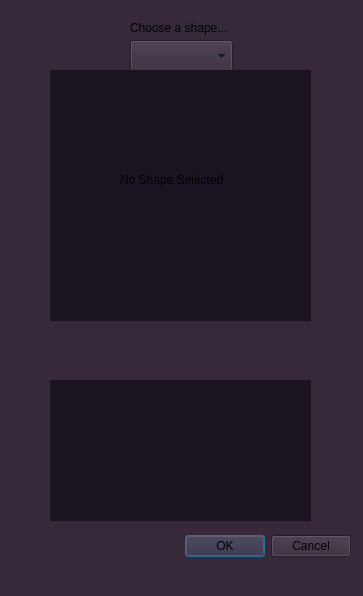
<?xml version="1.0" encoding="UTF-8"?>
<ui version="4.0">
 <class>ShapeEditor</class>
 <widget class="QDialog" name="ShapeEditor">
  <property name="geometry">
   <rect>
    <x>0</x>
    <y>0</y>
    <width>363</width>
    <height>596</height>
   </rect>
  </property>
  <property name="windowTitle">
   <string>Dialog</string>
  </property>
  <property name="styleSheet">
   <string notr="true">background-color : rgb(53, 41, 58)</string>
  </property>
  <widget class="QDialogButtonBox" name="buttonBox">
   <property name="geometry">
    <rect>
     <x>10</x>
     <y>530</y>
     <width>341</width>
     <height>32</height>
    </rect>
   </property>
   <property name="orientation">
    <enum>Qt::Horizontal</enum>
   </property>
   <property name="standardButtons">
    <set>QDialogButtonBox::Cancel|QDialogButtonBox::Ok</set>
   </property>
  </widget>
  <widget class="QComboBox" name="shapeType">
   <property name="geometry">
    <rect>
     <x>130</x>
     <y>40</y>
     <width>103</width>
     <height>32</height>
    </rect>
   </property>
  </widget>
  <widget class="QLabel" name="label">
   <property name="geometry">
    <rect>
     <x>130</x>
     <y>20</y>
     <width>141</width>
     <height>16</height>
    </rect>
   </property>
   <property name="styleSheet">
    <string notr="true">font-color : rgb(35, 27, 33)</string>
   </property>
   <property name="text">
    <string>Choose a shape... </string>
   </property>
  </widget>
  <widget class="QStackedWidget" name="shapeDetails">
   <property name="geometry">
    <rect>
     <x>50</x>
     <y>70</y>
     <width>261</width>
     <height>251</height>
    </rect>
   </property>
   <property name="styleSheet">
    <string notr="true">background-color :rgb(27, 20, 32)</string>
   </property>
   <property name="currentIndex">
    <number>0</number>
   </property>
   <widget class="QWidget" name="stackedWidgetPage1" native="true">
    <widget class="QLabel" name="label_2">
     <property name="geometry">
      <rect>
       <x>70</x>
       <y>100</y>
       <width>121</width>
       <height>20</height>
      </rect>
     </property>
     <property name="text">
      <string>No Shape Selected</string>
     </property>
    </widget>
   </widget>
   <widget class="QWidget" name="stackedWidgetPage2" native="true">
    <widget class="QLabel" name="label_3">
     <property name="geometry">
      <rect>
       <x>110</x>
       <y>20</y>
       <width>58</width>
       <height>16</height>
      </rect>
     </property>
     <property name="text">
      <string>Line</string>
     </property>
    </widget>
    <widget class="QLabel" name="label_4">
     <property name="geometry">
      <rect>
       <x>40</x>
       <y>60</y>
       <width>58</width>
       <height>16</height>
      </rect>
     </property>
     <property name="text">
      <string>X1</string>
     </property>
    </widget>
    <widget class="QLabel" name="label_5">
     <property name="geometry">
      <rect>
       <x>200</x>
       <y>60</y>
       <width>58</width>
       <height>16</height>
      </rect>
     </property>
     <property name="text">
      <string>Y1</string>
     </property>
    </widget>
    <widget class="QLabel" name="label_6">
     <property name="geometry">
      <rect>
       <x>40</x>
       <y>130</y>
       <width>58</width>
       <height>16</height>
      </rect>
     </property>
     <property name="text">
      <string>X2</string>
     </property>
    </widget>
    <widget class="QLabel" name="label_7">
     <property name="geometry">
      <rect>
       <x>200</x>
       <y>130</y>
       <width>58</width>
       <height>16</height>
      </rect>
     </property>
     <property name="text">
      <string>Y2</string>
     </property>
    </widget>
    <widget class="QTextEdit" name="textEdit">
     <property name="geometry">
      <rect>
       <x>20</x>
       <y>80</y>
       <width>51</width>
       <height>41</height>
      </rect>
     </property>
     <property name="styleSheet">
      <string notr="true">background-color : rgb(190, 197, 154)</string>
     </property>
    </widget>
    <widget class="QTextEdit" name="textEdit_2">
     <property name="geometry">
      <rect>
       <x>180</x>
       <y>80</y>
       <width>51</width>
       <height>41</height>
      </rect>
     </property>
     <property name="styleSheet">
      <string notr="true">background-color : rgb(190, 197, 154)</string>
     </property>
    </widget>
    <widget class="QTextEdit" name="textEdit_3">
     <property name="geometry">
      <rect>
       <x>20</x>
       <y>160</y>
       <width>51</width>
       <height>41</height>
      </rect>
     </property>
     <property name="styleSheet">
      <string notr="true">background-color : rgb(190, 197, 154)</string>
     </property>
    </widget>
    <widget class="QTextEdit" name="textEdit_4">
     <property name="geometry">
      <rect>
       <x>180</x>
       <y>160</y>
       <width>51</width>
       <height>41</height>
      </rect>
     </property>
     <property name="styleSheet">
      <string notr="true">background-color : rgb(190, 197, 154)</string>
     </property>
    </widget>
   </widget>
   <widget class="QWidget" name="stackedWidgetPage3" native="true">
    <widget class="QLabel" name="label_8">
     <property name="geometry">
      <rect>
       <x>100</x>
       <y>30</y>
       <width>58</width>
       <height>16</height>
      </rect>
     </property>
     <property name="text">
      <string>Polyline</string>
     </property>
    </widget>
    <widget class="QLabel" name="label_9">
     <property name="geometry">
      <rect>
       <x>30</x>
       <y>60</y>
       <width>58</width>
       <height>16</height>
      </rect>
     </property>
     <property name="text">
      <string>X1</string>
     </property>
    </widget>
    <widget class="QLabel" name="label_10">
     <property name="geometry">
      <rect>
       <x>180</x>
       <y>60</y>
       <width>58</width>
       <height>16</height>
      </rect>
     </property>
     <property name="text">
      <string>Y1</string>
     </property>
    </widget>
    <widget class="QLabel" name="label_11">
     <property name="geometry">
      <rect>
       <x>30</x>
       <y>120</y>
       <width>58</width>
       <height>16</height>
      </rect>
     </property>
     <property name="text">
      <string>X2</string>
     </property>
    </widget>
    <widget class="QLabel" name="label_12">
     <property name="geometry">
      <rect>
       <x>180</x>
       <y>120</y>
       <width>58</width>
       <height>16</height>
      </rect>
     </property>
     <property name="text">
      <string>Y2</string>
     </property>
    </widget>
    <widget class="QLabel" name="label_13">
     <property name="geometry">
      <rect>
       <x>30</x>
       <y>180</y>
       <width>58</width>
       <height>16</height>
      </rect>
     </property>
     <property name="text">
      <string>X3</string>
     </property>
    </widget>
    <widget class="QLabel" name="label_14">
     <property name="geometry">
      <rect>
       <x>180</x>
       <y>180</y>
       <width>58</width>
       <height>16</height>
      </rect>
     </property>
     <property name="text">
      <string>Y3</string>
     </property>
    </widget>
    <widget class="QTextEdit" name="textEdit_5">
     <property name="geometry">
      <rect>
       <x>20</x>
       <y>80</y>
       <width>51</width>
       <height>41</height>
      </rect>
     </property>
     <property name="styleSheet">
      <string notr="true">background-color : rgb(190, 197, 154)</string>
     </property>
    </widget>
    <widget class="QTextEdit" name="textEdit_6">
     <property name="geometry">
      <rect>
       <x>170</x>
       <y>80</y>
       <width>51</width>
       <height>41</height>
      </rect>
     </property>
     <property name="styleSheet">
      <string notr="true">background-color : rgb(190, 197, 154)</string>
     </property>
    </widget>
    <widget class="QTextEdit" name="textEdit_7">
     <property name="geometry">
      <rect>
       <x>20</x>
       <y>140</y>
       <width>51</width>
       <height>41</height>
      </rect>
     </property>
     <property name="styleSheet">
      <string notr="true">background-color : rgb(190, 197, 154)</string>
     </property>
    </widget>
    <widget class="QTextEdit" name="textEdit_8">
     <property name="geometry">
      <rect>
       <x>170</x>
       <y>140</y>
       <width>51</width>
       <height>41</height>
      </rect>
     </property>
     <property name="styleSheet">
      <string notr="true">background-color : rgb(190, 197, 154)</string>
     </property>
    </widget>
    <widget class="QTextEdit" name="textEdit_9">
     <property name="geometry">
      <rect>
       <x>20</x>
       <y>200</y>
       <width>51</width>
       <height>41</height>
      </rect>
     </property>
     <property name="styleSheet">
      <string notr="true">background-color : rgb(190, 197, 154)</string>
     </property>
    </widget>
    <widget class="QTextEdit" name="textEdit_10">
     <property name="geometry">
      <rect>
       <x>170</x>
       <y>200</y>
       <width>51</width>
       <height>41</height>
      </rect>
     </property>
     <property name="styleSheet">
      <string notr="true">background-color : rgb(190, 197, 154)</string>
     </property>
    </widget>
   </widget>
   <widget class="QWidget" name="stackedWidgetPage4" native="true">
    <widget class="QLabel" name="label_15">
     <property name="geometry">
      <rect>
       <x>100</x>
       <y>20</y>
       <width>71</width>
       <height>16</height>
      </rect>
     </property>
     <property name="text">
      <string>Rectangle</string>
     </property>
    </widget>
    <widget class="QLabel" name="label_16">
     <property name="geometry">
      <rect>
       <x>50</x>
       <y>50</y>
       <width>58</width>
       <height>16</height>
      </rect>
     </property>
     <property name="text">
      <string>X1</string>
     </property>
    </widget>
    <widget class="QLabel" name="label_17">
     <property name="geometry">
      <rect>
       <x>190</x>
       <y>50</y>
       <width>58</width>
       <height>16</height>
      </rect>
     </property>
     <property name="text">
      <string>Y1</string>
     </property>
    </widget>
    <widget class="QLabel" name="label_18">
     <property name="geometry">
      <rect>
       <x>190</x>
       <y>140</y>
       <width>58</width>
       <height>16</height>
      </rect>
     </property>
     <property name="text">
      <string>Y2</string>
     </property>
    </widget>
    <widget class="QLabel" name="label_19">
     <property name="geometry">
      <rect>
       <x>50</x>
       <y>140</y>
       <width>58</width>
       <height>16</height>
      </rect>
     </property>
     <property name="text">
      <string>X2</string>
     </property>
    </widget>
    <widget class="QTextEdit" name="textEdit_11">
     <property name="geometry">
      <rect>
       <x>30</x>
       <y>80</y>
       <width>51</width>
       <height>41</height>
      </rect>
     </property>
     <property name="styleSheet">
      <string notr="true">background-color : rgb(190, 197, 154)</string>
     </property>
    </widget>
    <widget class="QTextEdit" name="textEdit_12">
     <property name="geometry">
      <rect>
       <x>180</x>
       <y>80</y>
       <width>51</width>
       <height>41</height>
      </rect>
     </property>
     <property name="styleSheet">
      <string notr="true">background-color : rgb(190, 197, 154)</string>
     </property>
    </widget>
    <widget class="QTextEdit" name="textEdit_13">
     <property name="geometry">
      <rect>
       <x>30</x>
       <y>180</y>
       <width>51</width>
       <height>41</height>
      </rect>
     </property>
     <property name="styleSheet">
      <string notr="true">background-color : rgb(190, 197, 154)</string>
     </property>
    </widget>
    <widget class="QTextEdit" name="textEdit_14">
     <property name="geometry">
      <rect>
       <x>180</x>
       <y>180</y>
       <width>51</width>
       <height>41</height>
      </rect>
     </property>
     <property name="styleSheet">
      <string notr="true">background-color : rgb(190, 197, 154)</string>
     </property>
    </widget>
   </widget>
   <widget class="QWidget" name="stackedWidgetPage5" native="true">
    <widget class="QLabel" name="label_20">
     <property name="geometry">
      <rect>
       <x>110</x>
       <y>10</y>
       <width>58</width>
       <height>16</height>
      </rect>
     </property>
     <property name="text">
      <string>Ellipse</string>
     </property>
    </widget>
    <widget class="QLabel" name="label_21">
     <property name="geometry">
      <rect>
       <x>40</x>
       <y>70</y>
       <width>58</width>
       <height>16</height>
      </rect>
     </property>
     <property name="text">
      <string>X1</string>
     </property>
    </widget>
    <widget class="QLabel" name="label_22">
     <property name="geometry">
      <rect>
       <x>190</x>
       <y>70</y>
       <width>58</width>
       <height>16</height>
      </rect>
     </property>
     <property name="text">
      <string>Y1</string>
     </property>
    </widget>
    <widget class="QLabel" name="label_23">
     <property name="geometry">
      <rect>
       <x>40</x>
       <y>150</y>
       <width>58</width>
       <height>16</height>
      </rect>
     </property>
     <property name="text">
      <string>X2</string>
     </property>
    </widget>
    <widget class="QLabel" name="label_24">
     <property name="geometry">
      <rect>
       <x>190</x>
       <y>150</y>
       <width>58</width>
       <height>16</height>
      </rect>
     </property>
     <property name="text">
      <string>Y2</string>
     </property>
    </widget>
    <widget class="QTextEdit" name="textEdit_15">
     <property name="geometry">
      <rect>
       <x>20</x>
       <y>90</y>
       <width>51</width>
       <height>41</height>
      </rect>
     </property>
     <property name="styleSheet">
      <string notr="true">background-color : rgb(190, 197, 154)</string>
     </property>
    </widget>
    <widget class="QTextEdit" name="textEdit_16">
     <property name="geometry">
      <rect>
       <x>20</x>
       <y>170</y>
       <width>51</width>
       <height>41</height>
      </rect>
     </property>
     <property name="styleSheet">
      <string notr="true">background-color : rgb(190, 197, 154)</string>
     </property>
    </widget>
    <widget class="QTextEdit" name="textEdit_17">
     <property name="geometry">
      <rect>
       <x>170</x>
       <y>90</y>
       <width>51</width>
       <height>41</height>
      </rect>
     </property>
     <property name="styleSheet">
      <string notr="true">background-color : rgb(190, 197, 154)</string>
     </property>
    </widget>
    <widget class="QTextEdit" name="textEdit_18">
     <property name="geometry">
      <rect>
       <x>170</x>
       <y>170</y>
       <width>51</width>
       <height>41</height>
      </rect>
     </property>
     <property name="styleSheet">
      <string notr="true">background-color : rgb(190, 197, 154)</string>
     </property>
    </widget>
   </widget>
   <widget class="QWidget" name="stackedWidgetPage6" native="true">
    <widget class="QLabel" name="label_25">
     <property name="geometry">
      <rect>
       <x>120</x>
       <y>20</y>
       <width>58</width>
       <height>16</height>
      </rect>
     </property>
     <property name="text">
      <string>Text</string>
     </property>
    </widget>
    <widget class="QLabel" name="label_26">
     <property name="geometry">
      <rect>
       <x>50</x>
       <y>50</y>
       <width>58</width>
       <height>16</height>
      </rect>
     </property>
     <property name="text">
      <string>Font</string>
     </property>
    </widget>
    <widget class="QLabel" name="label_27">
     <property name="geometry">
      <rect>
       <x>190</x>
       <y>50</y>
       <width>58</width>
       <height>16</height>
      </rect>
     </property>
     <property name="text">
      <string>Font Size</string>
     </property>
    </widget>
    <widget class="QTextEdit" name="textEdit_19">
     <property name="geometry">
      <rect>
       <x>190</x>
       <y>70</y>
       <width>51</width>
       <height>41</height>
      </rect>
     </property>
     <property name="styleSheet">
      <string notr="true">background-color : rgb(190, 197, 154)</string>
     </property>
    </widget>
    <widget class="QFontComboBox" name="fontComboBox">
     <property name="geometry">
      <rect>
       <x>20</x>
       <y>70</y>
       <width>131</width>
       <height>32</height>
      </rect>
     </property>
    </widget>
    <widget class="QLabel" name="label_28">
     <property name="geometry">
      <rect>
       <x>40</x>
       <y>140</y>
       <width>71</width>
       <height>16</height>
      </rect>
     </property>
     <property name="text">
      <string>Font Color</string>
     </property>
    </widget>
    <widget class="QLabel" name="label_29">
     <property name="geometry">
      <rect>
       <x>180</x>
       <y>140</y>
       <width>58</width>
       <height>16</height>
      </rect>
     </property>
     <property name="text">
      <string>Fill</string>
     </property>
    </widget>
    <widget class="QComboBox" name="comboBox">
     <property name="geometry">
      <rect>
       <x>20</x>
       <y>160</y>
       <width>103</width>
       <height>32</height>
      </rect>
     </property>
    </widget>
    <widget class="QComboBox" name="comboBox_2">
     <property name="geometry">
      <rect>
       <x>150</x>
       <y>160</y>
       <width>103</width>
       <height>32</height>
      </rect>
     </property>
    </widget>
   </widget>
  </widget>
  <widget class="QStackedWidget" name="stackedWidget">
   <property name="geometry">
    <rect>
     <x>50</x>
     <y>380</y>
     <width>261</width>
     <height>141</height>
    </rect>
   </property>
   <property name="styleSheet">
    <string notr="true">background-color :rgb(27, 20, 32)</string>
   </property>
   <widget class="QWidget" name="page"/>
   <widget class="QWidget" name="page_2"/>
  </widget>
 </widget>
 <resources/>
 <connections>
  <connection>
   <sender>buttonBox</sender>
   <signal>accepted()</signal>
   <receiver>ShapeEditor</receiver>
   <slot>accept()</slot>
   <hints>
    <hint type="sourcelabel">
     <x>248</x>
     <y>254</y>
    </hint>
    <hint type="destinationlabel">
     <x>157</x>
     <y>274</y>
    </hint>
   </hints>
  </connection>
  <connection>
   <sender>buttonBox</sender>
   <signal>rejected()</signal>
   <receiver>ShapeEditor</receiver>
   <slot>reject()</slot>
   <hints>
    <hint type="sourcelabel">
     <x>316</x>
     <y>260</y>
    </hint>
    <hint type="destinationlabel">
     <x>286</x>
     <y>274</y>
    </hint>
   </hints>
  </connection>
 </connections>
</ui>
